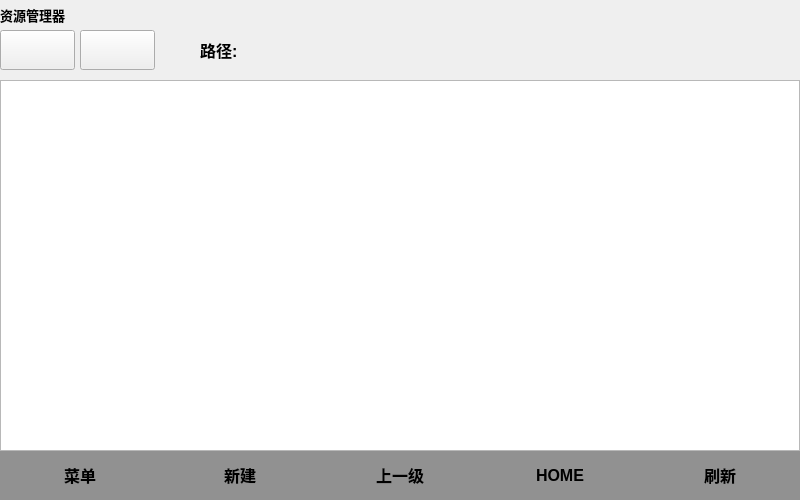
<?xml version="1.0" encoding="UTF-8"?>
<ui version="4.0">
 <class>ResourceManage</class>
 <widget class="QWidget" name="ResourceManage">
  <property name="geometry">
   <rect>
    <x>0</x>
    <y>0</y>
    <width>800</width>
    <height>500</height>
   </rect>
  </property>
  <property name="windowTitle">
   <string>Form</string>
  </property>
  <widget class="QStackedWidget" name="stackedWidget">
   <property name="geometry">
    <rect>
     <x>0</x>
     <y>0</y>
     <width>800</width>
     <height>500</height>
    </rect>
   </property>
   <property name="currentIndex">
    <number>0</number>
   </property>
   <widget class="QWidget" name="RB">
    <widget class="QPushButton" name="btn_hideHeader">
     <property name="geometry">
      <rect>
       <x>0</x>
       <y>30</y>
       <width>75</width>
       <height>40</height>
      </rect>
     </property>
     <property name="text">
      <string/>
     </property>
    </widget>
    <widget class="QWidget" name="widget_btn" native="true">
     <property name="geometry">
      <rect>
       <x>0</x>
       <y>450</y>
       <width>800</width>
       <height>50</height>
      </rect>
     </property>
     <property name="styleSheet">
      <string notr="true">background-color: rgba(145, 145, 145);</string>
     </property>
     <widget class="QPushButton" name="btn_refresh">
      <property name="geometry">
       <rect>
        <x>640</x>
        <y>0</y>
        <width>160</width>
        <height>50</height>
       </rect>
      </property>
      <property name="font">
       <font>
        <pointsize>12</pointsize>
        <weight>75</weight>
        <bold>true</bold>
       </font>
      </property>
      <property name="text">
       <string>刷新</string>
      </property>
      <property name="flat">
       <bool>true</bool>
      </property>
     </widget>
     <widget class="QPushButton" name="btn_home">
      <property name="geometry">
       <rect>
        <x>480</x>
        <y>0</y>
        <width>160</width>
        <height>50</height>
       </rect>
      </property>
      <property name="font">
       <font>
        <pointsize>12</pointsize>
        <weight>75</weight>
        <bold>true</bold>
       </font>
      </property>
      <property name="text">
       <string>HOME</string>
      </property>
      <property name="flat">
       <bool>true</bool>
      </property>
     </widget>
     <widget class="QPushButton" name="btn_up">
      <property name="geometry">
       <rect>
        <x>320</x>
        <y>0</y>
        <width>160</width>
        <height>50</height>
       </rect>
      </property>
      <property name="font">
       <font>
        <pointsize>12</pointsize>
        <weight>75</weight>
        <bold>true</bold>
       </font>
      </property>
      <property name="text">
       <string>上一级</string>
      </property>
      <property name="flat">
       <bool>true</bool>
      </property>
     </widget>
     <widget class="QPushButton" name="btn_new">
      <property name="geometry">
       <rect>
        <x>160</x>
        <y>0</y>
        <width>160</width>
        <height>50</height>
       </rect>
      </property>
      <property name="font">
       <font>
        <pointsize>12</pointsize>
        <weight>75</weight>
        <bold>true</bold>
       </font>
      </property>
      <property name="text">
       <string>新建</string>
      </property>
      <property name="flat">
       <bool>true</bool>
      </property>
     </widget>
     <widget class="QPushButton" name="btn_menu">
      <property name="geometry">
       <rect>
        <x>0</x>
        <y>0</y>
        <width>160</width>
        <height>50</height>
       </rect>
      </property>
      <property name="font">
       <font>
        <pointsize>12</pointsize>
        <weight>75</weight>
        <bold>true</bold>
       </font>
      </property>
      <property name="text">
       <string>菜单</string>
      </property>
      <property name="flat">
       <bool>true</bool>
      </property>
     </widget>
    </widget>
    <widget class="QLabel" name="label_Pos">
     <property name="geometry">
      <rect>
       <x>0</x>
       <y>5</y>
       <width>800</width>
       <height>20</height>
      </rect>
     </property>
     <property name="font">
      <font>
       <pointsize>10</pointsize>
       <weight>75</weight>
       <bold>true</bold>
      </font>
     </property>
     <property name="text">
      <string>资源管理器</string>
     </property>
    </widget>
    <widget class="QLabel" name="label_Path">
     <property name="geometry">
      <rect>
       <x>240</x>
       <y>40</y>
       <width>560</width>
       <height>20</height>
      </rect>
     </property>
     <property name="font">
      <font>
       <pointsize>12</pointsize>
       <weight>75</weight>
       <bold>true</bold>
      </font>
     </property>
     <property name="text">
      <string/>
     </property>
    </widget>
    <widget class="QTableWidget" name="tableWidget">
     <property name="geometry">
      <rect>
       <x>0</x>
       <y>80</y>
       <width>800</width>
       <height>371</height>
      </rect>
     </property>
     <property name="font">
      <font>
       <pointsize>12</pointsize>
       <weight>75</weight>
       <bold>true</bold>
      </font>
     </property>
     <attribute name="horizontalHeaderVisible">
      <bool>false</bool>
     </attribute>
     <attribute name="horizontalHeaderDefaultSectionSize">
      <number>260</number>
     </attribute>
     <attribute name="verticalHeaderVisible">
      <bool>false</bool>
     </attribute>
     <column>
      <property name="text">
       <string>名称</string>
      </property>
      <property name="font">
       <font>
        <pointsize>12</pointsize>
        <weight>75</weight>
        <bold>true</bold>
       </font>
      </property>
     </column>
     <column>
      <property name="text">
       <string>类型</string>
      </property>
      <property name="font">
       <font>
        <pointsize>12</pointsize>
        <weight>75</weight>
        <bold>true</bold>
       </font>
      </property>
     </column>
    </widget>
    <widget class="QLabel" name="label_2">
     <property name="geometry">
      <rect>
       <x>200</x>
       <y>40</y>
       <width>40</width>
       <height>20</height>
      </rect>
     </property>
     <property name="font">
      <font>
       <pointsize>12</pointsize>
       <weight>75</weight>
       <bold>true</bold>
      </font>
     </property>
     <property name="text">
      <string>路径:</string>
     </property>
    </widget>
    <widget class="QPushButton" name="btn_showHeader">
     <property name="geometry">
      <rect>
       <x>80</x>
       <y>30</y>
       <width>75</width>
       <height>40</height>
      </rect>
     </property>
     <property name="text">
      <string/>
     </property>
    </widget>
   </widget>
   <widget class="QWidget" name="Attr">
    <widget class="QLabel" name="label_Type">
     <property name="geometry">
      <rect>
       <x>40</x>
       <y>60</y>
       <width>150</width>
       <height>30</height>
      </rect>
     </property>
     <property name="font">
      <font>
       <pointsize>12</pointsize>
       <weight>75</weight>
       <bold>true</bold>
      </font>
     </property>
     <property name="text">
      <string>类型：</string>
     </property>
    </widget>
    <widget class="QLabel" name="label_Position">
     <property name="geometry">
      <rect>
       <x>40</x>
       <y>120</y>
       <width>150</width>
       <height>30</height>
      </rect>
     </property>
     <property name="font">
      <font>
       <pointsize>12</pointsize>
       <weight>75</weight>
       <bold>true</bold>
      </font>
     </property>
     <property name="text">
      <string>位置：</string>
     </property>
    </widget>
    <widget class="QLabel" name="label_Comprise">
     <property name="geometry">
      <rect>
       <x>40</x>
       <y>220</y>
       <width>150</width>
       <height>30</height>
      </rect>
     </property>
     <property name="font">
      <font>
       <pointsize>12</pointsize>
       <weight>75</weight>
       <bold>true</bold>
      </font>
     </property>
     <property name="text">
      <string>包括：</string>
     </property>
    </widget>
    <widget class="QLabel" name="label_created">
     <property name="geometry">
      <rect>
       <x>40</x>
       <y>270</y>
       <width>150</width>
       <height>30</height>
      </rect>
     </property>
     <property name="font">
      <font>
       <pointsize>12</pointsize>
       <weight>75</weight>
       <bold>true</bold>
      </font>
     </property>
     <property name="text">
      <string>创建的时间：</string>
     </property>
    </widget>
    <widget class="QWidget" name="widget" native="true">
     <property name="geometry">
      <rect>
       <x>0</x>
       <y>450</y>
       <width>800</width>
       <height>50</height>
      </rect>
     </property>
     <property name="styleSheet">
      <string notr="true">background-color: rgb(145, 145, 145);</string>
     </property>
     <widget class="QPushButton" name="btn_showsize">
      <property name="geometry">
       <rect>
        <x>480</x>
        <y>0</y>
        <width>160</width>
        <height>50</height>
       </rect>
      </property>
      <property name="font">
       <font>
        <pointsize>12</pointsize>
        <weight>75</weight>
        <bold>true</bold>
       </font>
      </property>
      <property name="text">
       <string>显示大小</string>
      </property>
      <property name="flat">
       <bool>true</bool>
      </property>
     </widget>
     <widget class="QPushButton" name="btn_close">
      <property name="geometry">
       <rect>
        <x>640</x>
        <y>0</y>
        <width>160</width>
        <height>50</height>
       </rect>
      </property>
      <property name="font">
       <font>
        <pointsize>12</pointsize>
        <weight>75</weight>
        <bold>true</bold>
       </font>
      </property>
      <property name="text">
       <string>关闭</string>
      </property>
      <property name="flat">
       <bool>true</bool>
      </property>
     </widget>
    </widget>
    <widget class="QLabel" name="label_Pos_2">
     <property name="geometry">
      <rect>
       <x>0</x>
       <y>5</y>
       <width>800</width>
       <height>20</height>
      </rect>
     </property>
     <property name="font">
      <font>
       <pointsize>10</pointsize>
       <weight>75</weight>
       <bold>true</bold>
      </font>
     </property>
     <property name="text">
      <string/>
     </property>
    </widget>
    <widget class="QLabel" name="label_Type_2">
     <property name="geometry">
      <rect>
       <x>200</x>
       <y>60</y>
       <width>600</width>
       <height>30</height>
      </rect>
     </property>
     <property name="font">
      <font>
       <pointsize>12</pointsize>
       <weight>75</weight>
       <bold>true</bold>
      </font>
     </property>
     <property name="text">
      <string/>
     </property>
    </widget>
    <widget class="QLabel" name="label_Position_2">
     <property name="geometry">
      <rect>
       <x>200</x>
       <y>120</y>
       <width>600</width>
       <height>30</height>
      </rect>
     </property>
     <property name="font">
      <font>
       <pointsize>12</pointsize>
       <weight>75</weight>
       <bold>true</bold>
      </font>
     </property>
     <property name="text">
      <string/>
     </property>
    </widget>
    <widget class="QLabel" name="label_Comprise_2">
     <property name="geometry">
      <rect>
       <x>200</x>
       <y>220</y>
       <width>600</width>
       <height>30</height>
      </rect>
     </property>
     <property name="font">
      <font>
       <pointsize>12</pointsize>
       <weight>75</weight>
       <bold>true</bold>
      </font>
     </property>
     <property name="text">
      <string/>
     </property>
    </widget>
    <widget class="QLabel" name="label_created_2">
     <property name="geometry">
      <rect>
       <x>200</x>
       <y>270</y>
       <width>600</width>
       <height>30</height>
      </rect>
     </property>
     <property name="font">
      <font>
       <pointsize>12</pointsize>
       <weight>75</weight>
       <bold>true</bold>
      </font>
     </property>
     <property name="text">
      <string/>
     </property>
    </widget>
    <widget class="QLabel" name="label_Size_2">
     <property name="geometry">
      <rect>
       <x>200</x>
       <y>170</y>
       <width>600</width>
       <height>30</height>
      </rect>
     </property>
     <property name="font">
      <font>
       <pointsize>12</pointsize>
       <weight>75</weight>
       <bold>true</bold>
      </font>
     </property>
     <property name="text">
      <string/>
     </property>
    </widget>
    <widget class="QLabel" name="label_Size">
     <property name="geometry">
      <rect>
       <x>40</x>
       <y>170</y>
       <width>150</width>
       <height>30</height>
      </rect>
     </property>
     <property name="font">
      <font>
       <pointsize>12</pointsize>
       <weight>75</weight>
       <bold>true</bold>
      </font>
     </property>
     <property name="text">
      <string>大小：</string>
     </property>
    </widget>
    <widget class="QLabel" name="label_lastTime">
     <property name="geometry">
      <rect>
       <x>40</x>
       <y>320</y>
       <width>150</width>
       <height>30</height>
      </rect>
     </property>
     <property name="font">
      <font>
       <pointsize>12</pointsize>
       <weight>75</weight>
       <bold>true</bold>
      </font>
     </property>
     <property name="text">
      <string>最后编写时间：</string>
     </property>
    </widget>
    <widget class="QLabel" name="label_lastTime_2">
     <property name="geometry">
      <rect>
       <x>200</x>
       <y>320</y>
       <width>600</width>
       <height>30</height>
      </rect>
     </property>
     <property name="font">
      <font>
       <pointsize>12</pointsize>
       <weight>75</weight>
       <bold>true</bold>
      </font>
     </property>
     <property name="text">
      <string/>
     </property>
    </widget>
    <widget class="QLabel" name="label_visit">
     <property name="geometry">
      <rect>
       <x>40</x>
       <y>370</y>
       <width>150</width>
       <height>30</height>
      </rect>
     </property>
     <property name="font">
      <font>
       <pointsize>12</pointsize>
       <weight>75</weight>
       <bold>true</bold>
      </font>
     </property>
     <property name="text">
      <string>已访问：</string>
     </property>
    </widget>
    <widget class="QLabel" name="label_visit_2">
     <property name="geometry">
      <rect>
       <x>200</x>
       <y>370</y>
       <width>600</width>
       <height>30</height>
      </rect>
     </property>
     <property name="font">
      <font>
       <pointsize>12</pointsize>
       <weight>75</weight>
       <bold>true</bold>
      </font>
     </property>
     <property name="text">
      <string/>
     </property>
    </widget>
   </widget>
  </widget>
 </widget>
 <resources/>
 <connections/>
</ui>
